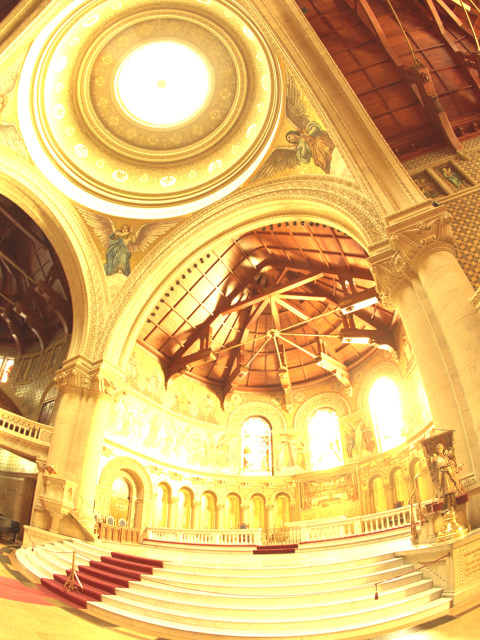
//> input picture cpp&OpenCV/learnOpenCV/曝光过度和曝光欠佳图像融合成曝光适度图像/images/memorial0061.jpg, 480 x 640 px
$ ./inpainting '曝光过度和曝光欠佳图像融合成曝光适度图像/images/memorial0061.jpg'   (built with g++ and OpenCV 4)
//> lines starting //> are read from the running program, lines starting //| are printed output that depends on the picture; after the words box and inside, x2 and y2 are one past the last pixel; in counts of white or black regions, pixels touching at a corner belong together
#include "opencv2/imgcodecs.hpp"
#include "opencv2/highgui.hpp"
#include "opencv2/imgproc.hpp"
#include "opencv2/photo.hpp"

#include <iostream>

using namespace cv;
using namespace std;

// Declare Mat objects for original image and mask for inpainting
Mat img, inpaintMask;
// Mat object for result output
Mat res;
Point prevPt(-1,-1);

// onMouse function for Mouse Handling
// Used to draw regions required to inpaint
static void onMouse( int event, int x, int y, int flags, void* )
{
    if( event == EVENT_LBUTTONUP || !(flags & EVENT_FLAG_LBUTTON) )
        prevPt = Point(-1,-1);
    else if( event == EVENT_LBUTTONDOWN )
        prevPt = Point(x,y);
    else if( event == EVENT_MOUSEMOVE && (flags & EVENT_FLAG_LBUTTON) )
    {
        Point pt(x,y);
        if( prevPt.x < 0 )
            prevPt = pt;
        line( inpaintMask, prevPt, pt, Scalar::all(255), 5, 8, 0 );
        line( img, prevPt, pt, Scalar::all(255), 5, 8, 0 );
        prevPt = pt;
        imshow("image", img);
        imshow("image: mask", inpaintMask);
    }
}


int main( int argc, char** argv )
{
    cout << "Usage: ./inpaint <image_path>" << endl;
    cout << "Keys: " << endl;
    cout << "t - inpaint using FMM" << endl;
    cout << "n - inpaint using NS technique" << endl;
    cout << "r - reset the inpainting mask" << endl;
    cout << "ESC - exit" << endl;

    string filename;
    if(argc > 1)
        filename = argv[1];
    else
        filename = "/Users/tangxi/cpp/learnOpenCV/sample.jpeg";

    // 彩色模式读入
    img = imread(filename, IMREAD_COLOR);
//> img is the input picture: 640 rows x 480 cols, CV_8UC3; mean B, G, R 109.2, 184.8, 223.5
    Mat img_mask;
    // 无论何时一定记得检查图像是否读入正确
    if(img.empty())
    {
        cout << "Failed to load image: " << filename << endl;
        return 0;
    }

    namedWindow("image", WINDOW_AUTOSIZE);

    // 深拷贝原始图像
    img_mask = img.clone();
    // 给inpaitingMask初始化为零
    inpaintMask = Mat::zeros(img_mask.size(), CV_8U);

    // 显示原始图像和inpaintingMask
    imshow("image", img);
    setMouseCallback( "image", onMouse, NULL);

    for(;;)
    {
        char c = (char)waitKey();
//> the left mouse button is pressed at (120, 160)
//> the mouse is dragged to (240, 320)
//> call 2 of onMouse, with event = 0, x = 240, y = 320, flags = 1
//> in onMouse (call 2), `line( inpaintMask, prevPt, pt, Scalar::all(255), 5, 8, 0 );`:
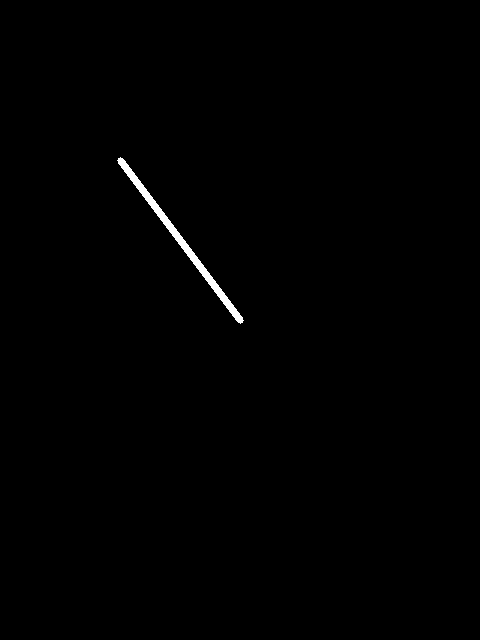
//> inpaintMask: 640 rows x 480 cols, CV_8UC1; 0.47% white; 1 white region, box (x1, y1, x2, y2) and area: (117, 157, 244, 324) 1429
//> in onMouse (call 2), `line( img, prevPt, pt, Scalar::all(255), 5, 8, 0 );`:
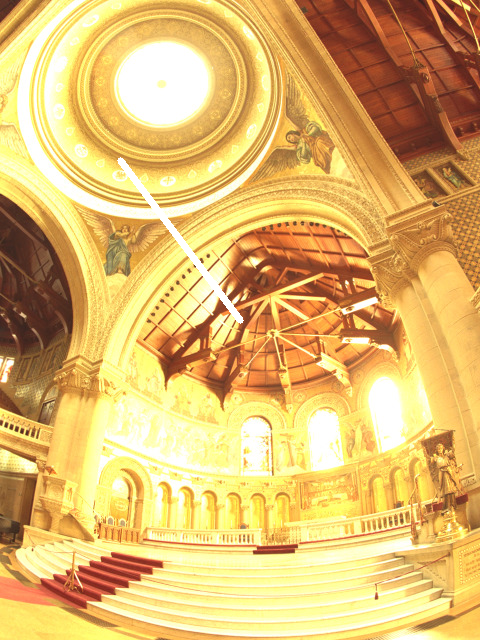
//> img: 640 rows x 480 cols, CV_8UC3; 0.46% of pixels changed, all inside (x1, y1, x2, y2) = (117, 157, 244, 324)
//> the mouse is dragged to (360, 480)
//> call 3 of onMouse, with event = 0, x = 360, y = 480, flags = 1
//> in onMouse (call 3), `line( inpaintMask, prevPt, pt, Scalar::all(255), 5, 8, 0 );`:
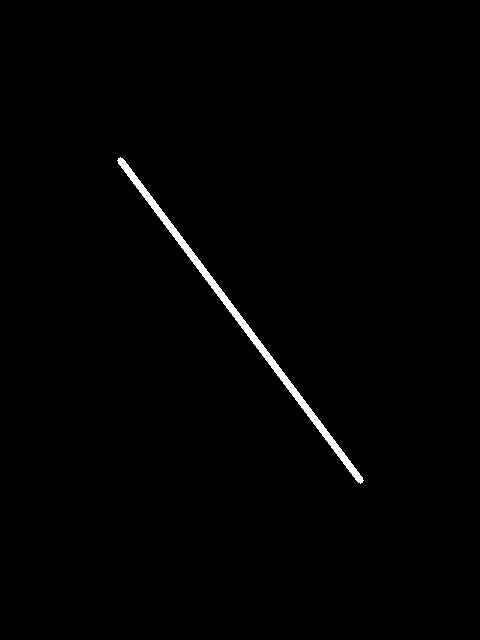
//> inpaintMask: 640 rows x 480 cols, CV_8UC1; 0.92% white; 1 white region, box (x1, y1, x2, y2) and area: (117, 157, 364, 484) 2829
//> in onMouse (call 3), `line( img, prevPt, pt, Scalar::all(255), 5, 8, 0 );`:
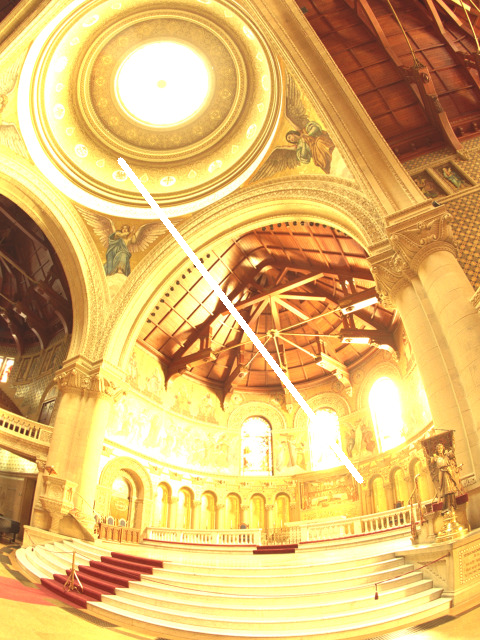
//> img: 640 rows x 480 cols, CV_8UC3; 0.4% of pixels changed, all inside (x1, y1, x2, y2) = (238, 319, 364, 484)
//> the button is released at (360, 480)
//> the Esc key is pressed
        if (c == 't') {
            // 使用Alexendra Telea提出的FMM算法
            inpaint(img, inpaintMask, res, 3, INPAINT_TELEA);
            imshow("Inpaint Output using FMM", res);
        }
        if (c == 'n') {
            // 使用Bertalmio et. al.提出的NS算法
            inpaint(img, inpaintMask, res, 3, INPAINT_NS);
            imshow("Inpaint Output using NS Technique", res);
        }
        //重置选取的inpaiting位置
        if (c == 'r')
        {
            inpaintMask = Scalar::all(0);
            img_mask.copyTo(img);
            imshow("image", inpaintMask);
            imshow("image",img_mask);
        }
        if ( c == 27 )
            break;
    }
    return 0;
}
